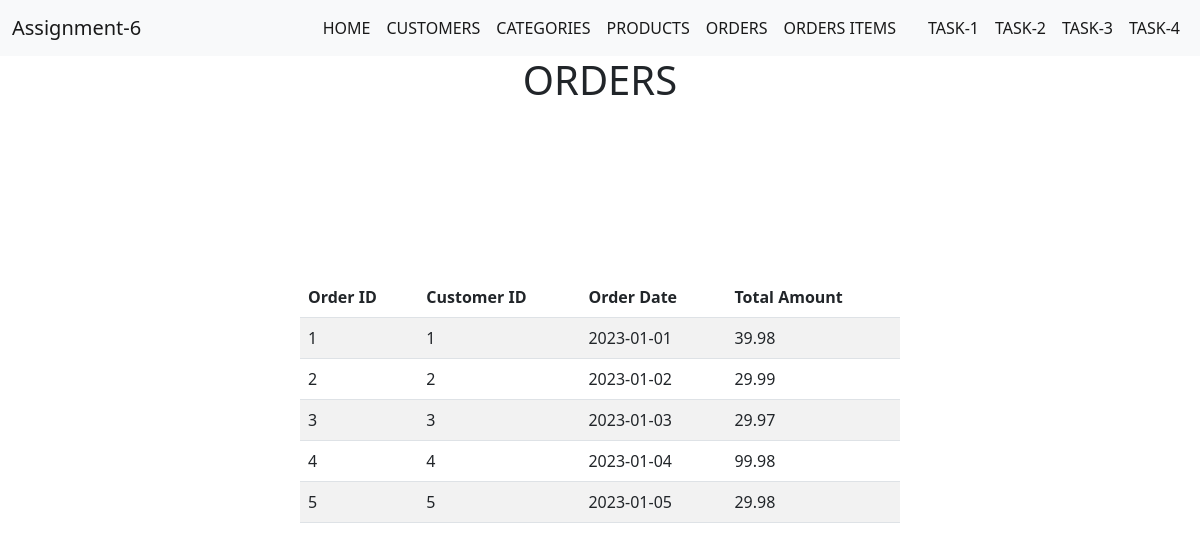
/orders.php, run on the app's committed database.
### tables this page shows
CREATE TABLE `orders` (
  `order_id` int(11) NOT NULL,
  `customer_id` int(11) DEFAULT NULL,
  `order_date` date DEFAULT NULL,
  `total_amount` decimal(10,2) DEFAULT NULL
);

### orders.php (the view)
<?php
include_once './includes/header.php';
include_once './includes/nav.php';
?>
<h1 class="text-center">ORDERS</h1>
<table class="table center table-striped" style="width: 50%;">
    <thead>
        <tr>
            <th>Order ID</th>
            <th>Customer ID</th>
            <th>Order Date</th>
            <th>Total Amount</th>
        </tr>
    </thead>
    <tbody>
    <?php
        include_once('./includes/db_connect.php');
        $sql = "SELECT * FROM orders;";
        $result = $conn->query($sql);
    ?>
    <?php while ($row = $result->fetch_assoc()) { ?>
        <tr>
            <td scope="row"> <?php echo $row['order_id']; ?></td>
            <td> <?php echo $row['customer_id']; ?></td>
            <td> <?php echo $row['order_date']; ?></td>
            <td> <?php echo $row['total_amount']; ?></td>
        </tr>
    <?php } ?>
  </tbody>
</table>
<?php include_once './includes/footer.php'; ?>

### includes/header.php (style rules this page uses)
.center { margin: 0; position: absolute; top: 50%; left: 50%; -ms-transform: translate(-50%, -50%); transform: translate(-50%, -50%); }

### data on the page
orders: order_id "1", customer "1", order_date "2023-01-01", total_amount "39.98"
orders: order_id "2", customer "2", order_date "2023-01-02", total_amount "29.99"
orders: order_id "3", customer "3", order_date "2023-01-03", total_amount "29.97"
orders: order_id "4", customer "4", order_date "2023-01-04", total_amount "99.98"
orders: order_id "5", customer "5", order_date "2023-01-05", total_amount "29.98"
